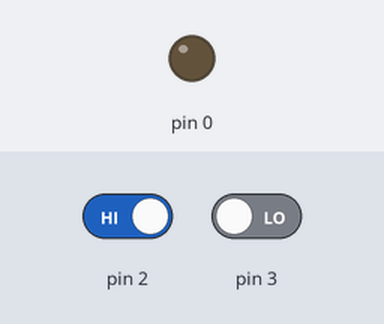
The sketch below on a simulated Arduino Uno, built with avr-gcc and run on an emulated ATmega328P. Parts: output pins drawn as LEDs (lit = HIGH). Inputs (shaded band) come from the test bench; at power-on: pin 2 HIGH, pin 3 LOW.

Above: at 0.8 s.
0.9 s: pin 2 driven LOW
At 2.0 s:
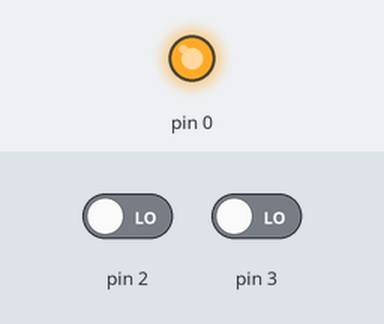
2.4 s: pin 2 driven HIGH
At 3.1 s:
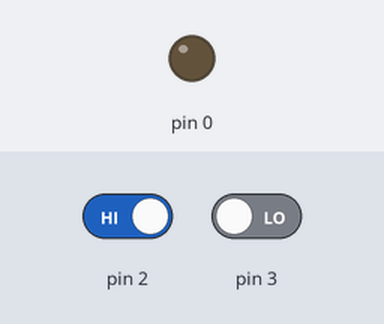
Timing chart, 0 to 5.4 s (numbered marks = the images above; inputs shaded):
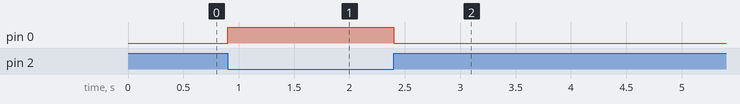

Measured:
- after the input at 0.9 s, pin 0: LOW → HIGH at once
- after the input at 2.4 s, pin 0: HIGH → LOW at once

The sketch:

nootandand_and_and1.ino
```cpp
int main(void)
{
  DDRD=0x01;
  while(1)
  {
    if(!((PIND&0x04)||(PIND&0x08)))
    {
      PORTD=0x01;
    }
    else
    {
      PORTD=0x00;
    }
  }

}
```
